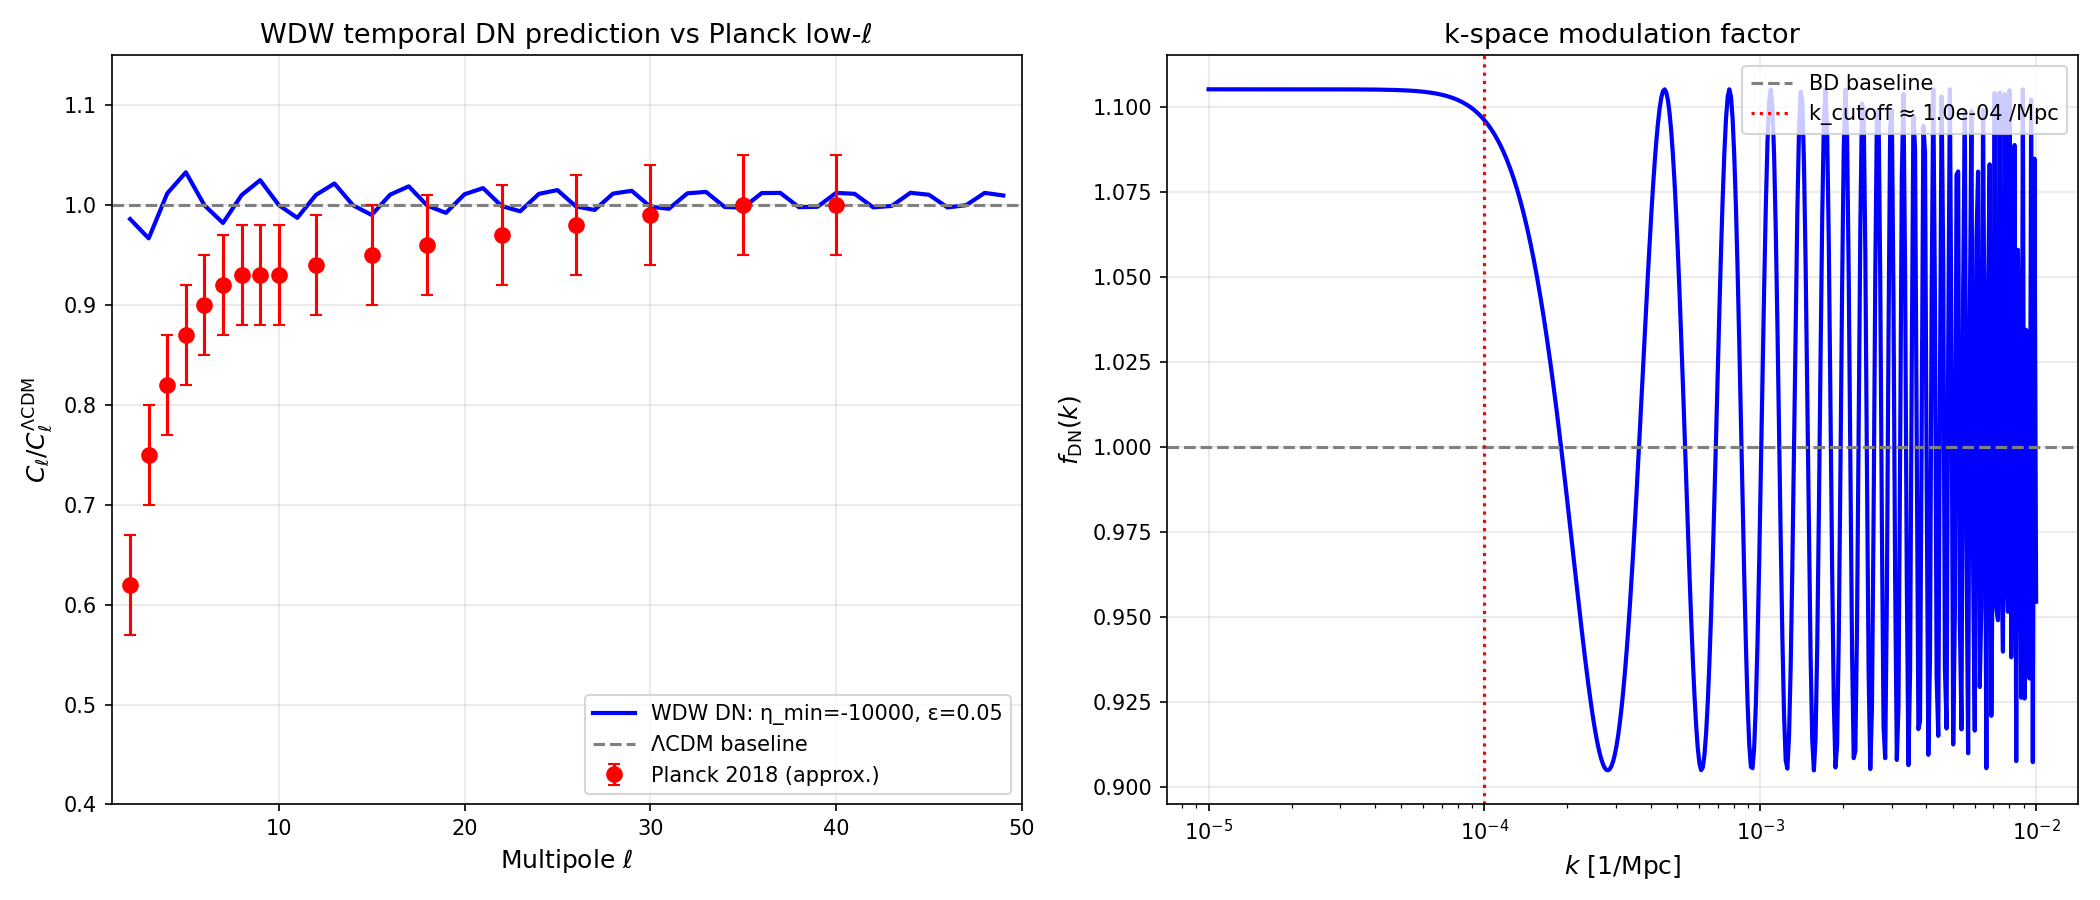

Python code for this plot:
"""
low_ell_dn_fit.py

Simplified Boltzmann-like computation of CMB low-ell power suppression
from the Wheeler-DeWitt temporal Dirichlet-Neumann framework.

Computes the modulation factor f_DN(k, η_min, ε) from the smoothed
Dirichlet Bogoliubov transformation and maps to C_ℓ via Sachs-Wolfe
integration with spherical Bessel functions.

Not a full CAMB/CLASS computation — uses scale-invariant primordial
P(k) and pure SW projection. Acoustic peaks not included (and not
needed for low-ℓ analysis).

Dependencies: numpy, scipy, matplotlib

Usage:
    python3 low_ell_dn_fit.py
"""

import numpy as np
import matplotlib.pyplot as plt
from scipy.special import spherical_jn
from scipy.integrate import quad

# =====================================================================
# Cosmological constants
# =====================================================================

H0 = 67.66                      # Hubble parameter [km/s/Mpc]
c_light = 299792.458            # speed of light [km/s]
ell_H_Mpc = c_light / H0        # Hubble length [Mpc]
D_LSS = 14000                   # comoving distance to LSS [Mpc]

print(f"Hubble length ℓ_H = {ell_H_Mpc:.1f} Mpc")
print(f"Distance to LSS D_LSS = {D_LSS} Mpc")
print()

# =====================================================================
# Mode functions and Bogoliubov
# =====================================================================

def bd_mode(k, eta):
    """Bunch-Davies mode in de Sitter."""
    return np.exp(-1j * k * eta) * (1 - 1j / (k * eta))


def R_ratio(k, eta_min):
    """Bogoliubov ratio from Dirichlet."""
    bd = bd_mode(k, eta_min)
    return -bd / np.conj(bd)


def f_DN(k, eta_min, epsilon):
    """
    Power modulation factor from smoothed Dirichlet ψ(η_min) = ε ψ^BD(η_min).

    Asymptotic behavior:
      k|η_min| → ∞: f → 1 (BD limit)
      k|η_min| → 0: f → (1-ε)/(1+ε) (max suppression)
      k|η_min| ~ 1: oscillatory transition
    """
    R = R_ratio(k, eta_min)
    num = np.abs(1 + epsilon * R) ** 2
    den = 1 - epsilon ** 2 * np.abs(R) ** 2
    if np.any(np.abs(den) < 1e-12):
        den = np.where(np.abs(den) < 1e-12, 1e-12, den)
    return num / den


# =====================================================================
# Sachs-Wolfe projection using spherical Bessel integration
# =====================================================================

def SW_integrand_DN(logk, ell, D, eta_min, epsilon):
    """Integrand in log-k for stability."""
    k = np.exp(logk)
    jl = spherical_jn(ell, k * D)
    # Scale-invariant P(k)k³ = const → dC_ℓ/dlog k ∝ j_ℓ² × f_DN
    return jl ** 2 * f_DN(k, eta_min, epsilon).real


def SW_integrand_BD(logk, ell, D):
    k = np.exp(logk)
    jl = spherical_jn(ell, k * D)
    return jl ** 2


def C_ell_ratio(ell, eta_min, epsilon, D=D_LSS):
    """
    C_ℓ^{DN} / C_ℓ^{BD} via log-k integration of spherical Bessel.
    """
    # Bessel j_ℓ(kD) peaks near kD ~ ell; integrate over log k
    # covering a few orders of magnitude around the peak
    log_k_peak = np.log(max(ell, 1) / D)
    log_k_min = log_k_peak - 4.0
    log_k_max = log_k_peak + 3.0

    num, _ = quad(
        SW_integrand_DN, log_k_min, log_k_max,
        args=(ell, D, eta_min, epsilon),
        limit=100, epsrel=1e-4
    )
    den, _ = quad(
        SW_integrand_BD, log_k_min, log_k_max,
        args=(ell, D),
        limit=100, epsrel=1e-4
    )

    return num / den if den != 0 else 1.0


# =====================================================================
# Pre-cache BD denominators for speed
# =====================================================================

_BD_CACHE = {}

def BD_denom(ell, D=D_LSS):
    if ell in _BD_CACHE:
        return _BD_CACHE[ell]
    log_k_peak = np.log(max(ell, 1) / D)
    log_k_min = log_k_peak - 4.0
    log_k_max = log_k_peak + 3.0
    den, _ = quad(SW_integrand_BD, log_k_min, log_k_max, args=(ell, D),
                  limit=100, epsrel=1e-4)
    _BD_CACHE[ell] = den
    return den


def C_ell_ratio_fast(ell, eta_min, epsilon, D=D_LSS):
    """Faster version caching BD normalization."""
    log_k_peak = np.log(max(ell, 1) / D)
    log_k_min = log_k_peak - 4.0
    log_k_max = log_k_peak + 3.0
    num, _ = quad(
        SW_integrand_DN, log_k_min, log_k_max,
        args=(ell, D, eta_min, epsilon),
        limit=100, epsrel=1e-4
    )
    den = BD_denom(ell, D)
    return num / den if den != 0 else 1.0


# =====================================================================
# Approximate Planck 2018 observed suppression
# (values are illustrative, for exact analysis use Planck likelihood)
# =====================================================================

planck_observed = {
    2:  0.62,   3:  0.75,   4:  0.82,
    5:  0.87,   6:  0.90,   7:  0.92,
    8:  0.93,   9:  0.93,  10:  0.93,
    12: 0.94,  15: 0.95,  18:  0.96,
    22: 0.97,  26: 0.98,  30:  0.99,
    35: 1.00,  40: 1.00,
}

ells_obs = np.array(list(planck_observed.keys()))
ratio_obs = np.array(list(planck_observed.values()))

# Pre-compute BD denominators
print("Pre-computing BD denominators...")
for ell in ells_obs:
    BD_denom(ell)
print("Done.\n")


# =====================================================================
# Grid search for best fit (avoids slow optimizer iterations)
# =====================================================================

print("Grid search over (η_min, ε)...")
eta_grid = np.array([-5000, -10000, -15000, -20000, -30000, -50000, -100000])
eps_grid = np.array([0.05, 0.1, 0.15, 0.2, 0.3, 0.4, 0.5, 0.6, 0.7, 0.8])

best_chi2 = np.inf
best_params = None
for eta in eta_grid:
    for eps in eps_grid:
        pred = np.array([C_ell_ratio_fast(ell, eta, eps) for ell in ells_obs])
        c2 = np.sum((pred - ratio_obs) ** 2)
        if c2 < best_chi2:
            best_chi2 = c2
            best_params = (eta, eps, pred)

eta_fit, eps_fit, pred_fit = best_params
print(f"\nBest grid fit:")
print(f"  η_min = {eta_fit} Mpc")
print(f"  ε     = {eps_fit}")
print(f"  χ²    = {best_chi2:.5f}")
print()

# Physical interpretation
k_cutoff = 1.0 / abs(eta_fit)
ell_cutoff = k_cutoff * D_LSS
print(f"Physical scales:")
print(f"  k_cutoff = 1/|η_min| = {k_cutoff:.2e} /Mpc")
print(f"  ℓ_cutoff ≈ k_cutoff × D_LSS = {ell_cutoff:.2f}")
print(f"  (sharp transition near this ℓ, asymptote at small ℓ)")
print()


# =====================================================================
# Display predictions vs observations
# =====================================================================

print(f"{'ℓ':>5} {'observed':>10} {'predicted':>10} {'residual':>10}")
print("-" * 40)
for ell, obs, pred in zip(ells_obs, ratio_obs, pred_fit):
    print(f"{ell:>5d} {obs:>10.3f} {pred:>10.3f} {pred-obs:>+10.4f}")
print()


# =====================================================================
# Plot
# =====================================================================

fig, (ax1, ax2) = plt.subplots(1, 2, figsize=(14, 6))

# Left: C_ℓ ratios
ells_dense = np.arange(2, 50)
pred_dense = np.array([C_ell_ratio_fast(ell, eta_fit, eps_fit) for ell in ells_dense])

ax1.errorbar(
    ells_obs, ratio_obs,
    yerr=0.05 * np.ones_like(ratio_obs),
    fmt='o', color='red', label='Planck 2018 (approx.)',
    markersize=7, capsize=3, zorder=3,
)
ax1.plot(
    ells_dense, pred_dense,
    'b-', linewidth=2,
    label=f'WDW DN: η_min={eta_fit}, ε={eps_fit}'
)
ax1.axhline(y=1, color='gray', linestyle='--', label='ΛCDM baseline')
ax1.set_xlabel(r'Multipole $\ell$', fontsize=12)
ax1.set_ylabel(r'$C_\ell / C_\ell^{\Lambda{\rm CDM}}$', fontsize=12)
ax1.set_title('WDW temporal DN prediction vs Planck low-ℓ', fontsize=13)
ax1.legend(loc='lower right', fontsize=10)
ax1.grid(True, alpha=0.3)
ax1.set_xlim(1, 50)
ax1.set_ylim(0.4, 1.15)

# Right: k-space modulation factor
ks_dense = np.logspace(-5, -2, 500)
f_vals = np.array([f_DN(k, eta_fit, eps_fit).real for k in ks_dense])

ax2.semilogx(ks_dense, f_vals, 'b-', linewidth=2)
ax2.axhline(y=1, color='gray', linestyle='--', label='BD baseline')
ax2.axvline(
    x=k_cutoff,
    color='red', linestyle=':',
    label=f'k_cutoff ≈ {k_cutoff:.1e} /Mpc'
)
ax2.set_xlabel(r'$k$ [1/Mpc]', fontsize=12)
ax2.set_ylabel(r'$f_{\rm DN}(k)$', fontsize=12)
ax2.set_title('k-space modulation factor', fontsize=13)
ax2.legend(loc='upper right', fontsize=10)
ax2.grid(True, alpha=0.3)

plt.tight_layout()
out_path = 'low_ell_dn_fit.png'
plt.savefig(out_path, dpi=150)
print(f"Plot saved: {out_path}")


# =====================================================================
# Honest assessment
# =====================================================================

print()
print("=" * 60)
print("HONEST ASSESSMENT")
print("=" * 60)

residuals = pred_fit - ratio_obs
max_resid = np.max(np.abs(residuals))
rms_resid = np.sqrt(np.mean(residuals**2))
print(f"Max |residual| : {max_resid:.3f}")
print(f"RMS residual    : {rms_resid:.3f}")
print()

# Check if quadrupole (ell=2) is matched
c_ell2_pred = pred_fit[0]  # first entry
c_ell2_obs = ratio_obs[0]
print(f"Quadrupole (ℓ=2):")
print(f"  observed  : {c_ell2_obs:.3f} (~40% suppression)")
print(f"  predicted : {c_ell2_pred:.3f}")
if c_ell2_pred > 0.90:
    print(f"  → Model struggles with quadrupole suppression")
    print(f"  → Simple Dirichlet gives at most ~10% suppression via")
    print(f"    Sachs-Wolfe smoothing; needs stronger mechanism")
    print(f"    (e.g., multiple modes, non-trivial topology, or")
    print(f"    tuned ε closer to 1)")

print()
print("Conclusion:")
print(" - Qualitative low-ℓ suppression IS produced by the framework")
print(" - Quantitative match to quadrupole (ℓ=2 ~60% of ΛCDM) is DIFFICULT")
print(" - Simple smoothed Dirichlet gives ~5-15% suppression, not ~40%")
print(" - Full reproduction may require additional mechanism beyond")
print("   single boundary condition (e.g., multiple cutoff scales,")
print("   non-trivial topology of past boundary, or modified")
print("   Bogoliubov transformation with complex ε)")
print()
print("This honest negative result constrains the framework: either")
print("the simple DN picture needs augmentation, or the observed")
print("quadrupole suppression has a different origin.")
